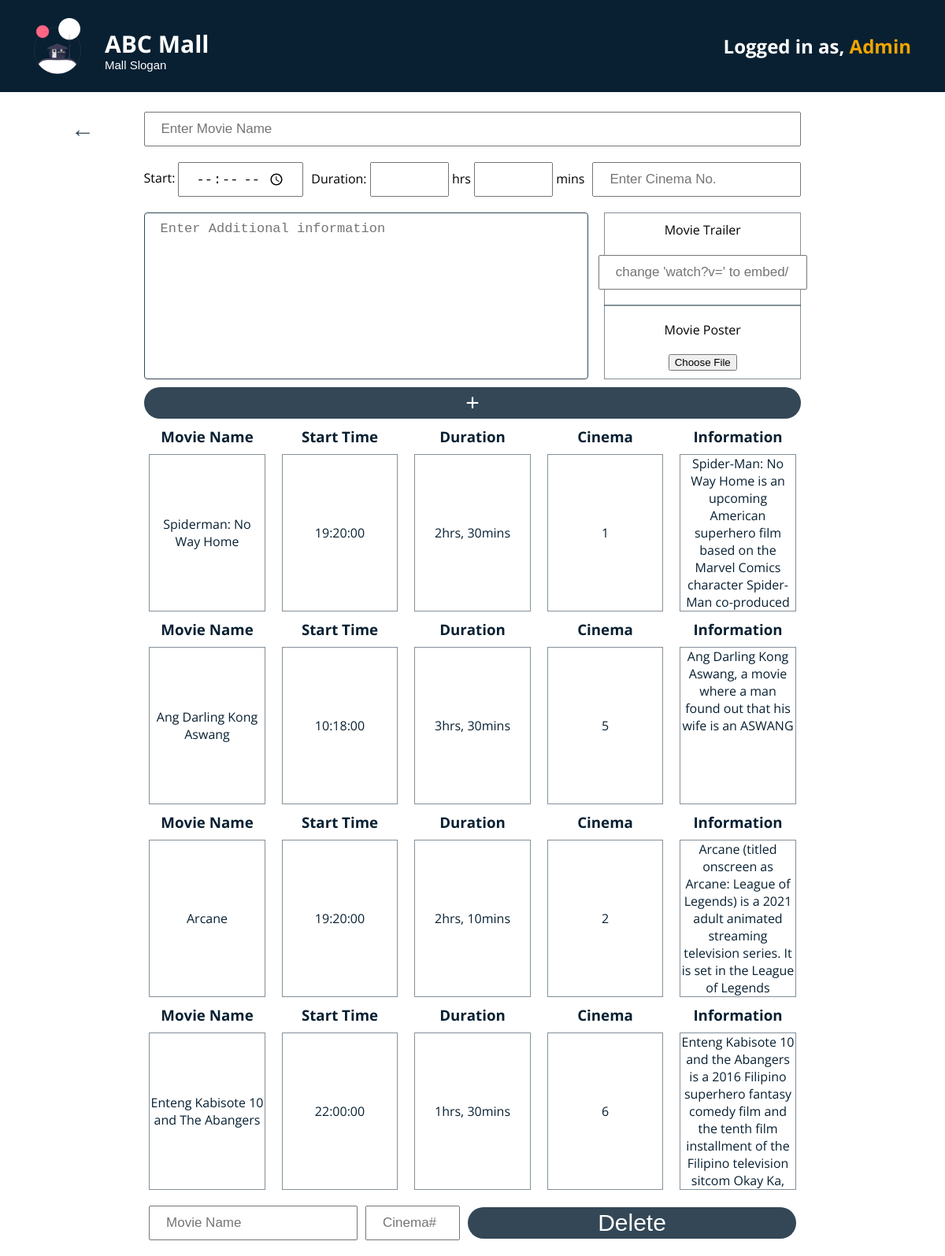
The page /Finals/update-cinema.php (signed in) on the database its author committed.
### tables this page shows
CREATE TABLE `cinema` (
  `movie_id` int(11) NOT NULL,
  `movie_name` varchar(255) NOT NULL,
  `movie_description` varchar(255) NOT NULL,
  `start_time` time NOT NULL,
  `duration_hours` int(2) NOT NULL,
  `duration_mins` int(2) NOT NULL,
  `file_picture` varchar(255) DEFAULT NULL,
  `file_trailer` varchar(255) DEFAULT NULL,
  `cinema_no` int(2) NOT NULL
);

### Finals/update-cinema.php (the view, shortened to what this page needs)
<?php
    include("dbconnect.php");
    $query = "SELECT * from cinema";
    $result = mysqli_query($conn, $query);
?>
<!DOCTYPE html>
<html lang="en">
<head>
    <link rel="stylesheet" href="css/navigation-general.css">
    <link rel="stylesheet" href="css/style4.css">
</head>
<body>
    <header class="main-screen-header">
        <a href="mainscreen.php" class="logo-link">
        <div class="logo-container">
            <img src="DesignMaterials/Icons/undraw_cabin_hkfr.png" alt="Mall Logo Image" style="grid-column: 1/span 1; grid-row: 1/span 2;">
            <h1 class="abc-mall"><b>ABC Mall</b></h1>
            <h3 class="mall-slogan">Mall Slogan</h3>
        </div>
        </a>
        <div class="login-as-text-container">
            <h2>Logged in as, <a href="admin-menu.php">Admin</a></h2>
        </div>
    </header>
    <section class="grid-page-2">
        <div class="left"><a href="admin-menu.php"><b>←</b></a></div>
        <div class="center">
            <form action="" enctype="multipart/form-data" method = "POST">
                <div class="update-cinema-form-container">
                    <div class="row1">
                        <input type="text" name="movie_title" placeholder="Enter Movie Name">
                    </div>
                    <div class="row2">
                        <div class="time-start">
                            <label for="time-start-input">Start: </label>
                            <input type="time" name="time_start" id="time-start-input">
                        </div>
                        <div class="time-duration">
                            <label for="">Duration: </label>
                            <input type="text" name="time_duration_hrs" id="time-duration-hrs">
                            <label for="time-duration-hrs">hrs</label>
                            <input type="text" name="time_duration_mins" id="time-duration-mins">
                            <label for="time-duration-mins">mins</label>
                        </div>
                        <div class="cinema-num">
                            <input type="text" name="cinema_num" id="cinema-num" placeholder="Enter Cinema No.">
                        </div>
                    </div>
                    <div class="movie-info">
                            <textarea name="movie_info" id="additional-info" cols="30" rows="10" placeholder="Enter Additional information"></textarea>
                            <div class="file-uploads">
                                <label for="movie-trailer">Movie Trailer</label>
                                <input type="text" name="movie_trailer" id="movie-trailer" placeholder = "change 'watch?v=' to embed/">
                                <label for="movie-poster">Movie Poster</label>
                                <input type="file" name="movie_poster" id="movie-poster">
                            </div>
                    </div>
                    <div class="movie-submit">
                        <input type="submit" value="+" name = "submit">
                    </div>
                </div>
            </form>
            <?php
                if (mysqli_num_rows($result) == 0){
                } else {
                    while ($qValue = mysqli_fetch_assoc($result)){
            ?>
                    <div class="display-container">
                        <div class="display-infos" id="movie-infos">
                            <div class="display-label">
                                <h3>Movie Name</h3>
                            </div>
                            <div class="display-value">
                                <?php echo $qValue['movie_name']?>
                            </div>
                        </div>
                        <div class="display-infos" id="movie-infos">
                            <div class="display-label">
                                <h3>Start Time</h3>
                            </div>
                            <div class="display-value">
                                <?php echo $qValue['start_time']?>
                            </div>
                        </div>
                        <div class="display-infos" id="movie-infos">
                            <div class="display-label">
                                <h3>Duration</h3>
                            </div>
                            <div class="display-value">
                                <?php echo $qValue['duration_hours'].'hrs, '.$qValue['duration_mins'].'mins'?>
                            </div>
                        </div>
                        <div class="display-infos" id="movie-infos">
                            <div class="display-label">
                                <h3>Cinema</h3>
                            </div>
                            <div class="display-value">
                                <?php echo $qValue['cinema_no']?>
                            </div>
                        </div>
                        <div class="display-infos" id="info-scroll">
                            <div class="display-label">
                                <h3>Information</h3>
                            </div>
                            <div class="display-value">
                                <?php echo $qValue['movie_description']?>
                            </div>
                        </div>
                    </div>
                <?php
                        }
                    }
                ?>
                    <form action="update-cinema.php" method="post" id="delete-form">
                        <div class="delete-form-container">
                            <input type="text" name="movie_name" id="delete-business" placeholder="Movie Name">
                            <input type="text" name="cinema_num" id="delete-business" placeholder="Cinema#">
                            <input type="submit" name="Delete" value="Delete" id="Delete">
                        </div>
                    </form>
        </div>
        <div class="right"></div>
    </section>
</body>
</html>

### Finals/css/navigation-general.css (style rules this page uses)
* { margin: 0; padding: 0; box-sizing: border-box; }
body { font-family: 'Open Sans', sans-serif; }
header { background-color: #082032; border: solid; border-color: #082032; display: flex; justify-content: space-between; align-items: center; padding: 10px; }
.logo-link { text-decoration: none; }
.logo-container { display: grid; grid-template-columns: 90px auto; grid-template-rows: auto auto; margin: 10px 0 10px 30px; width: fit-content; }
.logo-container img { width: 60px; }
.abc-mall { font-size: 30px; color: white; height: fit-content; padding-top: 12px; font-weight: 800; }
.mall-slogan { font-family: sans-serif; font-size: 15px; height: fit-content; color: white; position: relative; top: -3px; font-weight: 300; }
.login-as-text-container { margin: 10px 30px 10px 0; font-family: 'Open Sans', sans-serif; color: white; }
.login-as-text-container a { text-decoration: none; color: rgba(240, 165, 0,1); }

### Finals/css/style4.css (style rules this page uses)
* { padding: 0; margin: 0; }
body { font-family: 'Open Sans', sans-serif; }
.left { display: flex; justify-content: flex-end; }
.left a { text-decoration: none; color: rgb(51, 71, 86); }
.center { display: flex; justify-content: center; flex-wrap: wrap; }
.left a { height: fit-content; font-family: 'Open Sans', sans-serif; color: rgb(51, 71, 86); font-size: 30px; }
.grid-page-2 { display: grid; grid-template-columns: 10% 80% 10%; margin-top: 25px; }
input[type=text], input[type=password], #additional-info { padding: 10px 20px; font-size: 17px; }
#additional-info { width: 100%; height: 100%; resize: none; border: 1px solid rgb(51, 71, 86); border-radius: 4px; }
input[type=submit] { width: 100%; height: 40px; border-radius: 39px; border: none; background-color: rgb(51, 71, 86); color: white; font-size: 30px; margin-top: 10px; }
.row1 > * { width: 100%; }
.row2 { display: flex; gap: 10px; margin-top: 20px; }
input[type=time] { padding: 8px 20px; font-size: 17px; }
label { font-family: 'Open Sans', sans-serif; }
.movie-info { margin-top: 20px; }
.time-duration > input[type=text] { width: 100px; }
.display-container { margin-top: 10px; flex-basis: 821.95px; display: flex; justify-content: space-between; }
.display-infos { width: 18%; text-align: center; font-family: 'Open Sans', sans-serif; color: rgb(8, 32, 50); }
.display-label { margin-bottom: 10px; }
.display-value { display: flex; justify-content: center; align-items: center; height: 200px; border: 1px solid rgba(51, 71, 86,0.6); }
#info-scroll .display-value { overflow-y: scroll; align-items: flex-start; }
.delete-form-container { margin: 20px 0; display: flex; justify-content: center; align-items: center; gap: 10px; }
#delete-form { flex-basis: 821.95px; }
.delete-form-container :nth-child(2) { margin-top: unset; width: 120px; }
.delete-form-container input[type=submit] { margin-top: unset; }
.file-uploads { display: flex; flex-direction: column; align-items: center; justify-content: space-around; width: 30%; border: 1px solid rgb(51, 71, 86, 0.6); }
.movie-info { display: flex; gap: 20px; }
.file-uploads input[type=file] { width: 87.14px; overflow-x: hidden; }

### rows shown on the page
cinema: movie_name "Spiderman: No Way Home", start_time "19:20:00", duration_hours "2", duration_mins "30", cinema_no "1", movie_description "Spider-Man: No Way Home is an upcoming American superhero film based on the Marvel Comics character Spider-Man co-produced…"
cinema: movie_name "Ang Darling Kong Aswang", start_time "10:18:00", duration_hours "3", duration_mins "30", cinema_no "5", movie_description "Ang Darling Kong Aswang, a movie where a man found out that his wife is an ASWANG"
cinema: movie_name "Arcane", start_time "19:20:00", duration_hours "2", duration_mins "10", cinema_no "2", movie_description "Arcane (titled onscreen as Arcane: League of Legends) is a 2021 adult animated streaming television series. It is set in the League of Legends…"
cinema: movie_name "Enteng Kabisote 10 and The Abangers", start_time "22:00:00", duration_hours "1", duration_mins "30", cinema_no "6", movie_description "Enteng Kabisote 10 and the Abangers is a 2016 Filipino superhero fantasy comedy film and the tenth film installment of the Filipino television sitcom Okay Ka,…"
